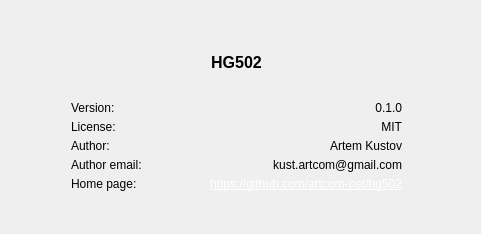
<?xml version="1.0" encoding="UTF-8"?>
<ui version="4.0">
 <class>_about_window</class>
 <widget class="QMainWindow" name="_about_window">
  <property name="geometry">
   <rect>
    <x>0</x>
    <y>0</y>
    <width>481</width>
    <height>234</height>
   </rect>
  </property>
  <property name="sizePolicy">
   <sizepolicy hsizetype="Fixed" vsizetype="Fixed">
    <horstretch>0</horstretch>
    <verstretch>0</verstretch>
   </sizepolicy>
  </property>
  <property name="minimumSize">
   <size>
    <width>481</width>
    <height>234</height>
   </size>
  </property>
  <property name="maximumSize">
   <size>
    <width>481</width>
    <height>234</height>
   </size>
  </property>
  <property name="windowTitle">
   <string>About</string>
  </property>
  <property name="windowIcon">
   <iconset>
    <normaloff>../static/icon.gif</normaloff>../static/icon.gif</iconset>
  </property>
  <widget class="QWidget" name="centralwidget">
   <widget class="QWidget" name="layoutWidget">
    <property name="geometry">
     <rect>
      <x>71</x>
      <y>30</y>
      <width>331</width>
      <height>161</height>
     </rect>
    </property>
    <layout class="QVBoxLayout" name="verticalLayout">
     <item>
      <widget class="QLabel" name="_app_name_label">
       <property name="font">
        <font>
         <pointsize>12</pointsize>
         <weight>75</weight>
         <bold>true</bold>
        </font>
       </property>
       <property name="text">
        <string>HG502</string>
       </property>
       <property name="alignment">
        <set>Qt::AlignCenter</set>
       </property>
      </widget>
     </item>
     <item>
      <layout class="QFormLayout" name="formLayout">
       <property name="verticalSpacing">
        <number>5</number>
       </property>
       <item row="0" column="0">
        <widget class="QLabel" name="_version_label">
         <property name="font">
          <font>
           <pointsize>9</pointsize>
          </font>
         </property>
         <property name="text">
          <string>Version:</string>
         </property>
         <property name="alignment">
          <set>Qt::AlignLeading|Qt::AlignLeft|Qt::AlignVCenter</set>
         </property>
        </widget>
       </item>
       <item row="0" column="1">
        <widget class="QLabel" name="_version_value">
         <property name="font">
          <font>
           <pointsize>9</pointsize>
          </font>
         </property>
         <property name="text">
          <string>0.1.0</string>
         </property>
         <property name="alignment">
          <set>Qt::AlignRight|Qt::AlignTrailing|Qt::AlignVCenter</set>
         </property>
        </widget>
       </item>
       <item row="1" column="0">
        <widget class="QLabel" name="_license_label">
         <property name="font">
          <font>
           <pointsize>9</pointsize>
          </font>
         </property>
         <property name="text">
          <string>License:</string>
         </property>
         <property name="alignment">
          <set>Qt::AlignLeading|Qt::AlignLeft|Qt::AlignVCenter</set>
         </property>
        </widget>
       </item>
       <item row="1" column="1">
        <widget class="QLabel" name="_license_value">
         <property name="font">
          <font>
           <pointsize>9</pointsize>
          </font>
         </property>
         <property name="text">
          <string>MIT</string>
         </property>
         <property name="alignment">
          <set>Qt::AlignRight|Qt::AlignTrailing|Qt::AlignVCenter</set>
         </property>
        </widget>
       </item>
       <item row="2" column="0">
        <widget class="QLabel" name="_author_label">
         <property name="font">
          <font>
           <pointsize>9</pointsize>
          </font>
         </property>
         <property name="text">
          <string>Author:</string>
         </property>
         <property name="alignment">
          <set>Qt::AlignLeading|Qt::AlignLeft|Qt::AlignVCenter</set>
         </property>
        </widget>
       </item>
       <item row="2" column="1">
        <widget class="QLabel" name="_author_value">
         <property name="font">
          <font>
           <pointsize>9</pointsize>
          </font>
         </property>
         <property name="text">
          <string>Artem Kustov</string>
         </property>
         <property name="alignment">
          <set>Qt::AlignRight|Qt::AlignTrailing|Qt::AlignVCenter</set>
         </property>
        </widget>
       </item>
       <item row="3" column="0">
        <widget class="QLabel" name="_auhor_email_label">
         <property name="font">
          <font>
           <pointsize>9</pointsize>
          </font>
         </property>
         <property name="text">
          <string>Author email:</string>
         </property>
         <property name="alignment">
          <set>Qt::AlignLeading|Qt::AlignLeft|Qt::AlignVCenter</set>
         </property>
        </widget>
       </item>
       <item row="3" column="1">
        <widget class="QLabel" name="_author_email_value">
         <property name="font">
          <font>
           <pointsize>9</pointsize>
          </font>
         </property>
         <property name="text">
          <string>kust.artcom@gmail.com</string>
         </property>
         <property name="alignment">
          <set>Qt::AlignRight|Qt::AlignTrailing|Qt::AlignVCenter</set>
         </property>
         <property name="textInteractionFlags">
          <set>Qt::LinksAccessibleByMouse|Qt::TextSelectableByMouse</set>
         </property>
        </widget>
       </item>
       <item row="4" column="0">
        <widget class="QLabel" name="_home_page_label">
         <property name="font">
          <font>
           <pointsize>9</pointsize>
          </font>
         </property>
         <property name="text">
          <string>Home page:</string>
         </property>
        </widget>
       </item>
       <item row="4" column="1">
        <widget class="QLabel" name="_home_page_value">
         <property name="font">
          <font>
           <pointsize>9</pointsize>
          </font>
         </property>
         <property name="text">
          <string>&lt;html&gt;&lt;head/&gt;&lt;body&gt;&lt;p&gt;&lt;a href=&quot;https://github.com/artcom-net/hg502&quot;&gt;&lt;span style=&quot; text-decoration: underline; color:#ffffff;&quot;&gt;https://github.com/artcom-net/hg502&lt;/span&gt;&lt;/a&gt;&lt;/p&gt;&lt;/body&gt;&lt;/html&gt;</string>
         </property>
         <property name="alignment">
          <set>Qt::AlignRight|Qt::AlignTrailing|Qt::AlignVCenter</set>
         </property>
         <property name="openExternalLinks">
          <bool>true</bool>
         </property>
        </widget>
       </item>
      </layout>
     </item>
    </layout>
   </widget>
  </widget>
 </widget>
 <resources/>
 <connections/>
</ui>
